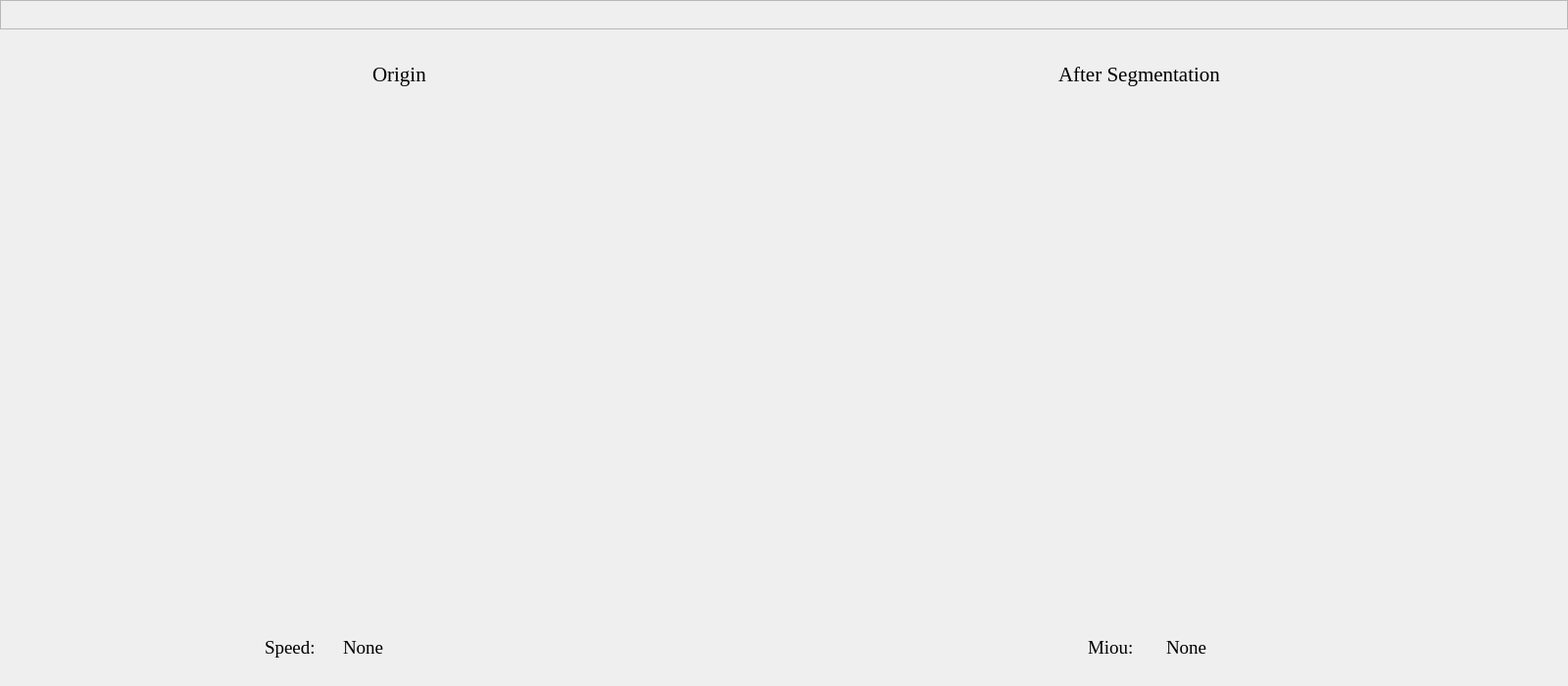
<?xml version="1.0" encoding="UTF-8"?>
<ui version="4.0">
 <class>ProcessFrame</class>
 <widget class="QFrame" name="ProcessFrame">
  <property name="geometry">
   <rect>
    <x>0</x>
    <y>0</y>
    <width>1600</width>
    <height>700</height>
   </rect>
  </property>
  <property name="windowTitle">
   <string>Frame</string>
  </property>
  <widget class="QLabel" name="originTitleLabel">
   <property name="geometry">
    <rect>
     <x>380</x>
     <y>50</y>
     <width>71</width>
     <height>51</height>
    </rect>
   </property>
   <property name="font">
    <font>
     <family>Times New Roman</family>
     <pointsize>16</pointsize>
    </font>
   </property>
   <property name="text">
    <string>Origin</string>
   </property>
  </widget>
  <widget class="QLabel" name="afterTitleLabel">
   <property name="geometry">
    <rect>
     <x>1080</x>
     <y>50</y>
     <width>211</width>
     <height>51</height>
    </rect>
   </property>
   <property name="font">
    <font>
     <family>Times New Roman</family>
     <pointsize>16</pointsize>
    </font>
   </property>
   <property name="text">
    <string>After Segmentation</string>
   </property>
  </widget>
  <widget class="QLabel" name="originLabel">
   <property name="geometry">
    <rect>
     <x>100</x>
     <y>130</y>
     <width>640</width>
     <height>480</height>
    </rect>
   </property>
   <property name="text">
    <string/>
   </property>
  </widget>
  <widget class="QLabel" name="afterLabel">
   <property name="geometry">
    <rect>
     <x>860</x>
     <y>130</y>
     <width>640</width>
     <height>480</height>
    </rect>
   </property>
   <property name="text">
    <string/>
   </property>
  </widget>
  <widget class="QFrame" name="topFrame">
   <property name="geometry">
    <rect>
     <x>0</x>
     <y>0</y>
     <width>1600</width>
     <height>30</height>
    </rect>
   </property>
   <property name="frameShape">
    <enum>QFrame::StyledPanel</enum>
   </property>
   <property name="frameShadow">
    <enum>QFrame::Raised</enum>
   </property>
  </widget>
  <widget class="QLabel" name="label">
   <property name="geometry">
    <rect>
     <x>270</x>
     <y>640</y>
     <width>61</width>
     <height>41</height>
    </rect>
   </property>
   <property name="font">
    <font>
     <family>Times New Roman</family>
     <pointsize>14</pointsize>
    </font>
   </property>
   <property name="text">
    <string>Speed:</string>
   </property>
  </widget>
  <widget class="QLabel" name="speedLabel">
   <property name="geometry">
    <rect>
     <x>350</x>
     <y>640</y>
     <width>261</width>
     <height>41</height>
    </rect>
   </property>
   <property name="font">
    <font>
     <family>Times New Roman</family>
     <pointsize>14</pointsize>
    </font>
   </property>
   <property name="text">
    <string>None</string>
   </property>
  </widget>
  <widget class="QLabel" name="miouLabel">
   <property name="geometry">
    <rect>
     <x>1190</x>
     <y>640</y>
     <width>81</width>
     <height>41</height>
    </rect>
   </property>
   <property name="font">
    <font>
     <family>Times New Roman</family>
     <pointsize>14</pointsize>
    </font>
   </property>
   <property name="text">
    <string>None</string>
   </property>
  </widget>
  <widget class="QLabel" name="label_2">
   <property name="geometry">
    <rect>
     <x>1110</x>
     <y>640</y>
     <width>61</width>
     <height>41</height>
    </rect>
   </property>
   <property name="font">
    <font>
     <family>Times New Roman</family>
     <pointsize>14</pointsize>
    </font>
   </property>
   <property name="text">
    <string>Miou:</string>
   </property>
  </widget>
 </widget>
 <resources/>
 <connections/>
</ui>
